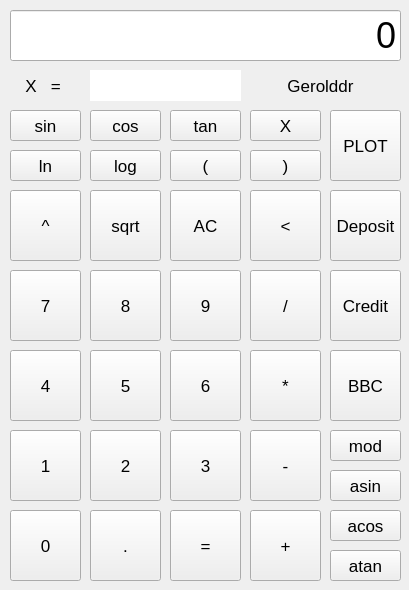
<?xml version="1.0" encoding="UTF-8"?>
<ui version="4.0">
 <class>MainWindow</class>
 <widget class="QMainWindow" name="MainWindow">
  <property name="geometry">
   <rect>
    <x>0</x>
    <y>0</y>
    <width>409</width>
    <height>590</height>
   </rect>
  </property>
  <property name="font">
   <font>
    <pointsize>13</pointsize>
   </font>
  </property>
  <property name="windowTitle">
   <string>MainWindow</string>
  </property>
  <widget class="QWidget" name="centralwidget">
   <widget class="QPushButton" name="pushButton_0">
    <property name="geometry">
     <rect>
      <x>10</x>
      <y>510</y>
      <width>71</width>
      <height>71</height>
     </rect>
    </property>
    <property name="text">
     <string>0</string>
    </property>
    <property name="iconSize">
     <size>
      <width>61</width>
      <height>61</height>
     </size>
    </property>
   </widget>
   <widget class="QPushButton" name="pushButton_dot">
    <property name="enabled">
     <bool>true</bool>
    </property>
    <property name="geometry">
     <rect>
      <x>90</x>
      <y>510</y>
      <width>71</width>
      <height>71</height>
     </rect>
    </property>
    <property name="text">
     <string>.</string>
    </property>
    <property name="iconSize">
     <size>
      <width>61</width>
      <height>61</height>
     </size>
    </property>
   </widget>
   <widget class="QPushButton" name="pushButton_eq">
    <property name="geometry">
     <rect>
      <x>170</x>
      <y>510</y>
      <width>71</width>
      <height>71</height>
     </rect>
    </property>
    <property name="text">
     <string>=</string>
    </property>
    <property name="iconSize">
     <size>
      <width>61</width>
      <height>61</height>
     </size>
    </property>
   </widget>
   <widget class="QPushButton" name="pushButton_plus">
    <property name="geometry">
     <rect>
      <x>250</x>
      <y>510</y>
      <width>71</width>
      <height>71</height>
     </rect>
    </property>
    <property name="text">
     <string>+</string>
    </property>
    <property name="iconSize">
     <size>
      <width>61</width>
      <height>61</height>
     </size>
    </property>
   </widget>
   <widget class="QPushButton" name="pushButton_3">
    <property name="geometry">
     <rect>
      <x>170</x>
      <y>430</y>
      <width>71</width>
      <height>71</height>
     </rect>
    </property>
    <property name="text">
     <string>3</string>
    </property>
    <property name="iconSize">
     <size>
      <width>61</width>
      <height>61</height>
     </size>
    </property>
   </widget>
   <widget class="QPushButton" name="pushButton_2">
    <property name="geometry">
     <rect>
      <x>90</x>
      <y>430</y>
      <width>71</width>
      <height>71</height>
     </rect>
    </property>
    <property name="text">
     <string>2</string>
    </property>
    <property name="iconSize">
     <size>
      <width>61</width>
      <height>61</height>
     </size>
    </property>
   </widget>
   <widget class="QPushButton" name="pushButton_1">
    <property name="geometry">
     <rect>
      <x>10</x>
      <y>430</y>
      <width>71</width>
      <height>71</height>
     </rect>
    </property>
    <property name="text">
     <string>1</string>
    </property>
    <property name="iconSize">
     <size>
      <width>61</width>
      <height>61</height>
     </size>
    </property>
   </widget>
   <widget class="QPushButton" name="pushButton_minus">
    <property name="geometry">
     <rect>
      <x>250</x>
      <y>430</y>
      <width>71</width>
      <height>71</height>
     </rect>
    </property>
    <property name="text">
     <string>-</string>
    </property>
    <property name="iconSize">
     <size>
      <width>61</width>
      <height>61</height>
     </size>
    </property>
   </widget>
   <widget class="QPushButton" name="pushButton_6">
    <property name="geometry">
     <rect>
      <x>170</x>
      <y>350</y>
      <width>71</width>
      <height>71</height>
     </rect>
    </property>
    <property name="text">
     <string>6</string>
    </property>
    <property name="iconSize">
     <size>
      <width>61</width>
      <height>61</height>
     </size>
    </property>
   </widget>
   <widget class="QPushButton" name="pushButton_5">
    <property name="geometry">
     <rect>
      <x>90</x>
      <y>350</y>
      <width>71</width>
      <height>71</height>
     </rect>
    </property>
    <property name="text">
     <string>5</string>
    </property>
    <property name="iconSize">
     <size>
      <width>61</width>
      <height>61</height>
     </size>
    </property>
   </widget>
   <widget class="QPushButton" name="pushButton_4">
    <property name="geometry">
     <rect>
      <x>10</x>
      <y>350</y>
      <width>71</width>
      <height>71</height>
     </rect>
    </property>
    <property name="text">
     <string>4</string>
    </property>
    <property name="iconSize">
     <size>
      <width>61</width>
      <height>61</height>
     </size>
    </property>
   </widget>
   <widget class="QPushButton" name="pushButton_mul">
    <property name="geometry">
     <rect>
      <x>250</x>
      <y>350</y>
      <width>71</width>
      <height>71</height>
     </rect>
    </property>
    <property name="text">
     <string>*</string>
    </property>
    <property name="iconSize">
     <size>
      <width>61</width>
      <height>61</height>
     </size>
    </property>
   </widget>
   <widget class="QPushButton" name="pushButton_9">
    <property name="geometry">
     <rect>
      <x>170</x>
      <y>270</y>
      <width>71</width>
      <height>71</height>
     </rect>
    </property>
    <property name="text">
     <string>9</string>
    </property>
    <property name="iconSize">
     <size>
      <width>61</width>
      <height>61</height>
     </size>
    </property>
   </widget>
   <widget class="QPushButton" name="pushButton_8">
    <property name="geometry">
     <rect>
      <x>90</x>
      <y>270</y>
      <width>71</width>
      <height>71</height>
     </rect>
    </property>
    <property name="text">
     <string>8</string>
    </property>
    <property name="iconSize">
     <size>
      <width>61</width>
      <height>61</height>
     </size>
    </property>
   </widget>
   <widget class="QPushButton" name="pushButton_7">
    <property name="geometry">
     <rect>
      <x>10</x>
      <y>270</y>
      <width>71</width>
      <height>71</height>
     </rect>
    </property>
    <property name="text">
     <string>7</string>
    </property>
    <property name="iconSize">
     <size>
      <width>61</width>
      <height>61</height>
     </size>
    </property>
   </widget>
   <widget class="QPushButton" name="pushButton_div">
    <property name="geometry">
     <rect>
      <x>250</x>
      <y>270</y>
      <width>71</width>
      <height>71</height>
     </rect>
    </property>
    <property name="text">
     <string>/</string>
    </property>
    <property name="iconSize">
     <size>
      <width>61</width>
      <height>61</height>
     </size>
    </property>
   </widget>
   <widget class="QPushButton" name="pushButton_atan">
    <property name="geometry">
     <rect>
      <x>330</x>
      <y>550</y>
      <width>71</width>
      <height>31</height>
     </rect>
    </property>
    <property name="text">
     <string>atan</string>
    </property>
    <property name="iconSize">
     <size>
      <width>61</width>
      <height>61</height>
     </size>
    </property>
   </widget>
   <widget class="QPushButton" name="pushButton_sqrt">
    <property name="geometry">
     <rect>
      <x>90</x>
      <y>190</y>
      <width>71</width>
      <height>71</height>
     </rect>
    </property>
    <property name="text">
     <string>sqrt</string>
    </property>
    <property name="iconSize">
     <size>
      <width>61</width>
      <height>61</height>
     </size>
    </property>
   </widget>
   <widget class="QPushButton" name="pushButton_ac">
    <property name="geometry">
     <rect>
      <x>170</x>
      <y>190</y>
      <width>71</width>
      <height>71</height>
     </rect>
    </property>
    <property name="text">
     <string>AC</string>
    </property>
    <property name="iconSize">
     <size>
      <width>61</width>
      <height>61</height>
     </size>
    </property>
   </widget>
   <widget class="QPushButton" name="pushButton_del">
    <property name="geometry">
     <rect>
      <x>250</x>
      <y>190</y>
      <width>71</width>
      <height>71</height>
     </rect>
    </property>
    <property name="text">
     <string>&lt;</string>
    </property>
    <property name="iconSize">
     <size>
      <width>61</width>
      <height>61</height>
     </size>
    </property>
   </widget>
   <widget class="QPushButton" name="pushButton_pow">
    <property name="geometry">
     <rect>
      <x>10</x>
      <y>190</y>
      <width>71</width>
      <height>71</height>
     </rect>
    </property>
    <property name="text">
     <string>^</string>
    </property>
    <property name="iconSize">
     <size>
      <width>61</width>
      <height>61</height>
     </size>
    </property>
   </widget>
   <widget class="QPushButton" name="pushButton_sin">
    <property name="geometry">
     <rect>
      <x>10</x>
      <y>110</y>
      <width>71</width>
      <height>31</height>
     </rect>
    </property>
    <property name="text">
     <string>sin</string>
    </property>
    <property name="iconSize">
     <size>
      <width>61</width>
      <height>61</height>
     </size>
    </property>
   </widget>
   <widget class="QPushButton" name="pushButton_acos">
    <property name="geometry">
     <rect>
      <x>330</x>
      <y>510</y>
      <width>71</width>
      <height>31</height>
     </rect>
    </property>
    <property name="text">
     <string>acos</string>
    </property>
    <property name="iconSize">
     <size>
      <width>61</width>
      <height>61</height>
     </size>
    </property>
   </widget>
   <widget class="QPushButton" name="pushButton_ln">
    <property name="geometry">
     <rect>
      <x>10</x>
      <y>150</y>
      <width>71</width>
      <height>31</height>
     </rect>
    </property>
    <property name="text">
     <string>ln</string>
    </property>
    <property name="iconSize">
     <size>
      <width>61</width>
      <height>61</height>
     </size>
    </property>
   </widget>
   <widget class="QPushButton" name="pushButton_log">
    <property name="geometry">
     <rect>
      <x>90</x>
      <y>150</y>
      <width>71</width>
      <height>31</height>
     </rect>
    </property>
    <property name="text">
     <string>log</string>
    </property>
    <property name="iconSize">
     <size>
      <width>61</width>
      <height>61</height>
     </size>
    </property>
   </widget>
   <widget class="QPushButton" name="pushButton_cos">
    <property name="geometry">
     <rect>
      <x>90</x>
      <y>110</y>
      <width>71</width>
      <height>31</height>
     </rect>
    </property>
    <property name="text">
     <string>cos</string>
    </property>
    <property name="iconSize">
     <size>
      <width>61</width>
      <height>61</height>
     </size>
    </property>
   </widget>
   <widget class="QPushButton" name="pushButton_lf_bracket">
    <property name="geometry">
     <rect>
      <x>170</x>
      <y>150</y>
      <width>71</width>
      <height>31</height>
     </rect>
    </property>
    <property name="text">
     <string>(</string>
    </property>
    <property name="iconSize">
     <size>
      <width>61</width>
      <height>61</height>
     </size>
    </property>
   </widget>
   <widget class="QPushButton" name="pushButton_tan">
    <property name="geometry">
     <rect>
      <x>170</x>
      <y>110</y>
      <width>71</width>
      <height>31</height>
     </rect>
    </property>
    <property name="text">
     <string>tan</string>
    </property>
    <property name="iconSize">
     <size>
      <width>61</width>
      <height>61</height>
     </size>
    </property>
   </widget>
   <widget class="QPushButton" name="pushButton_rh_bracket">
    <property name="geometry">
     <rect>
      <x>250</x>
      <y>150</y>
      <width>71</width>
      <height>31</height>
     </rect>
    </property>
    <property name="text">
     <string>)</string>
    </property>
    <property name="iconSize">
     <size>
      <width>61</width>
      <height>61</height>
     </size>
    </property>
   </widget>
   <widget class="QPushButton" name="pushButton_X">
    <property name="geometry">
     <rect>
      <x>250</x>
      <y>110</y>
      <width>71</width>
      <height>31</height>
     </rect>
    </property>
    <property name="text">
     <string>X</string>
    </property>
    <property name="iconSize">
     <size>
      <width>61</width>
      <height>61</height>
     </size>
    </property>
   </widget>
   <widget class="QPushButton" name="pushButton_asin">
    <property name="geometry">
     <rect>
      <x>330</x>
      <y>470</y>
      <width>71</width>
      <height>31</height>
     </rect>
    </property>
    <property name="text">
     <string>asin</string>
    </property>
    <property name="iconSize">
     <size>
      <width>61</width>
      <height>61</height>
     </size>
    </property>
   </widget>
   <widget class="QPushButton" name="pushButton_mod">
    <property name="geometry">
     <rect>
      <x>330</x>
      <y>430</y>
      <width>71</width>
      <height>31</height>
     </rect>
    </property>
    <property name="text">
     <string>mod</string>
    </property>
    <property name="iconSize">
     <size>
      <width>61</width>
      <height>61</height>
     </size>
    </property>
   </widget>
   <widget class="QPushButton" name="pushButton_bbc">
    <property name="geometry">
     <rect>
      <x>330</x>
      <y>350</y>
      <width>71</width>
      <height>71</height>
     </rect>
    </property>
    <property name="text">
     <string>BBC</string>
    </property>
    <property name="iconSize">
     <size>
      <width>61</width>
      <height>61</height>
     </size>
    </property>
    <property name="checkable">
     <bool>true</bool>
    </property>
   </widget>
   <widget class="QPushButton" name="pushButton_credit">
    <property name="geometry">
     <rect>
      <x>330</x>
      <y>270</y>
      <width>71</width>
      <height>71</height>
     </rect>
    </property>
    <property name="text">
     <string>Credit</string>
    </property>
    <property name="iconSize">
     <size>
      <width>61</width>
      <height>61</height>
     </size>
    </property>
    <property name="checkable">
     <bool>false</bool>
    </property>
   </widget>
   <widget class="QPushButton" name="pushButton_deposit">
    <property name="geometry">
     <rect>
      <x>330</x>
      <y>190</y>
      <width>71</width>
      <height>71</height>
     </rect>
    </property>
    <property name="text">
     <string>Deposit</string>
    </property>
    <property name="iconSize">
     <size>
      <width>61</width>
      <height>61</height>
     </size>
    </property>
    <property name="checkable">
     <bool>false</bool>
    </property>
   </widget>
   <widget class="QPushButton" name="pushButton_plot">
    <property name="geometry">
     <rect>
      <x>330</x>
      <y>110</y>
      <width>71</width>
      <height>71</height>
     </rect>
    </property>
    <property name="text">
     <string>PLOT</string>
    </property>
    <property name="iconSize">
     <size>
      <width>61</width>
      <height>61</height>
     </size>
    </property>
    <property name="checkable">
     <bool>false</bool>
    </property>
   </widget>
   <widget class="QLineEdit" name="input_field">
    <property name="geometry">
     <rect>
      <x>10</x>
      <y>10</y>
      <width>391</width>
      <height>51</height>
     </rect>
    </property>
    <property name="font">
     <font>
      <pointsize>27</pointsize>
      <italic>false</italic>
      <bold>false</bold>
      <underline>false</underline>
      <strikeout>false</strikeout>
     </font>
    </property>
    <property name="text">
     <string>0</string>
    </property>
    <property name="frame">
     <bool>true</bool>
    </property>
    <property name="alignment">
     <set>Qt::AlignRight|Qt::AlignTrailing|Qt::AlignVCenter</set>
    </property>
   </widget>
   <widget class="QLineEdit" name="input_x">
    <property name="geometry">
     <rect>
      <x>90</x>
      <y>70</y>
      <width>151</width>
      <height>31</height>
     </rect>
    </property>
    <property name="font">
     <font>
      <family>Ubuntu</family>
      <pointsize>16</pointsize>
     </font>
    </property>
    <property name="inputMethodHints">
     <set>Qt::ImhDigitsOnly</set>
    </property>
    <property name="text">
     <string/>
    </property>
    <property name="frame">
     <bool>false</bool>
    </property>
    <property name="alignment">
     <set>Qt::AlignCenter</set>
    </property>
   </widget>
   <widget class="QLabel" name="label_x">
    <property name="geometry">
     <rect>
      <x>10</x>
      <y>70</y>
      <width>71</width>
      <height>31</height>
     </rect>
    </property>
    <property name="text">
     <string>X   = </string>
    </property>
    <property name="alignment">
     <set>Qt::AlignCenter</set>
    </property>
   </widget>
   <widget class="QLabel" name="label_gerolddr">
    <property name="geometry">
     <rect>
      <x>250</x>
      <y>75</y>
      <width>141</width>
      <height>21</height>
     </rect>
    </property>
    <property name="text">
     <string>Gerolddr</string>
    </property>
    <property name="alignment">
     <set>Qt::AlignCenter</set>
    </property>
   </widget>
  </widget>
 </widget>
 <resources/>
 <connections/>
</ui>
